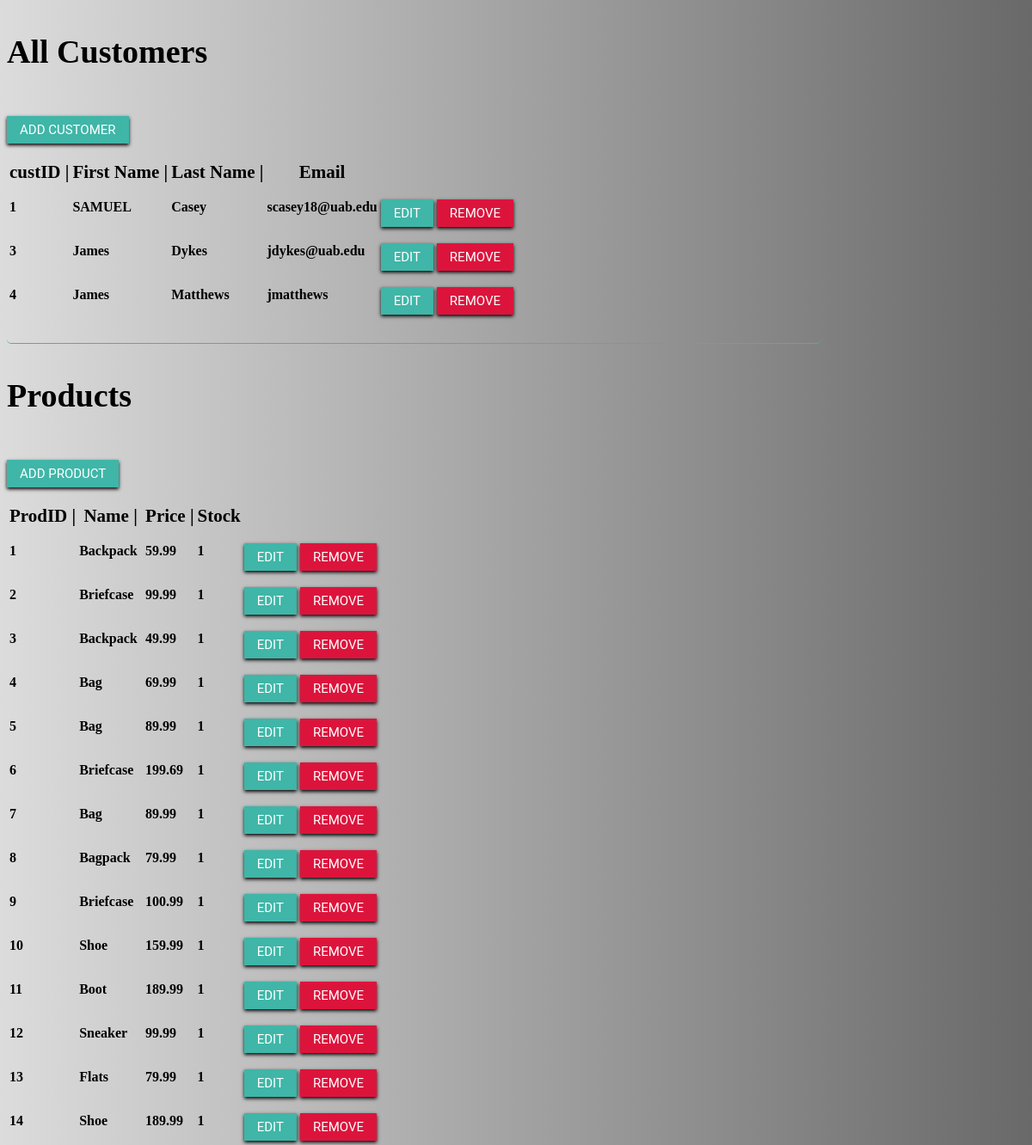
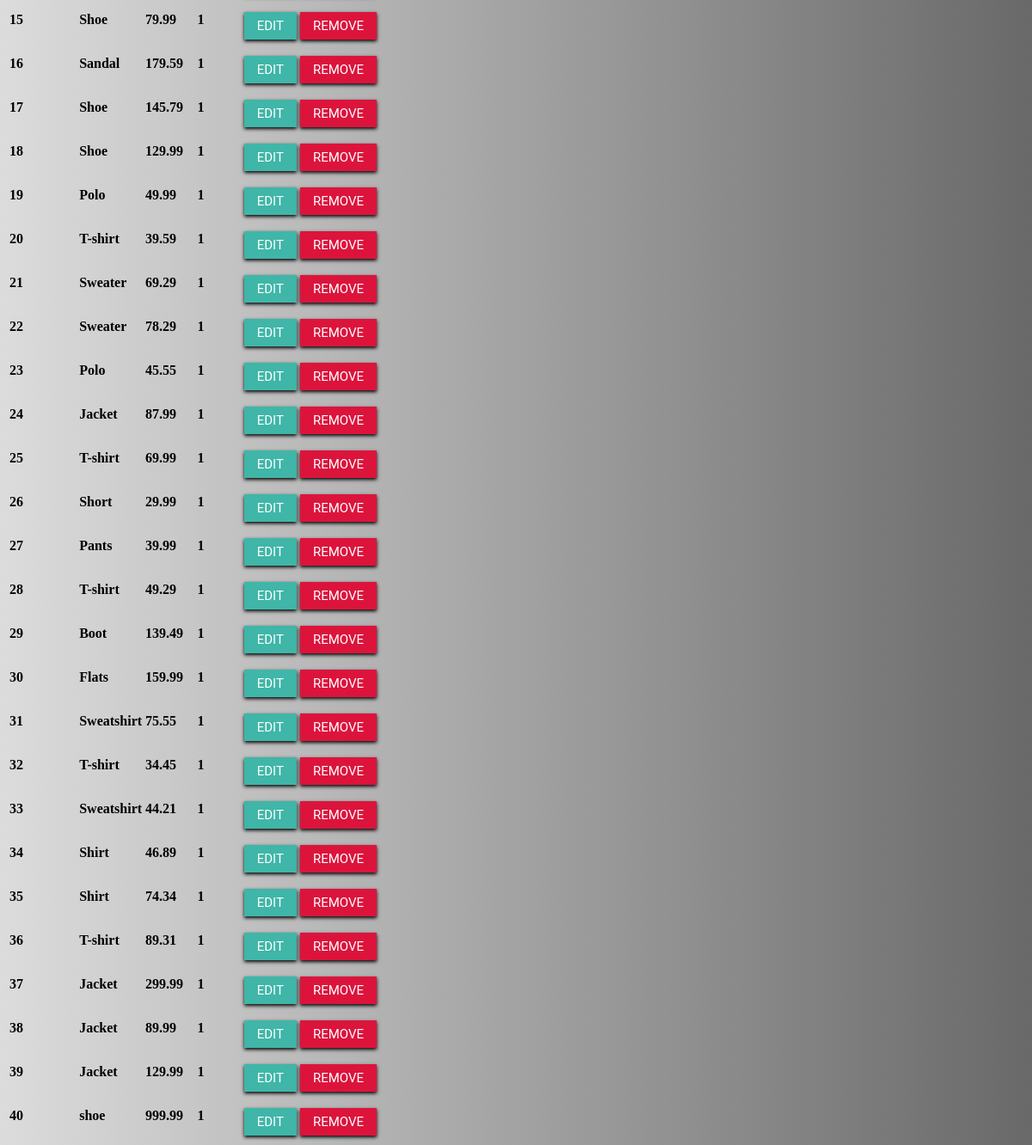
Before: /admin (signed in) with the older database file (2 pictures, top to bottom).
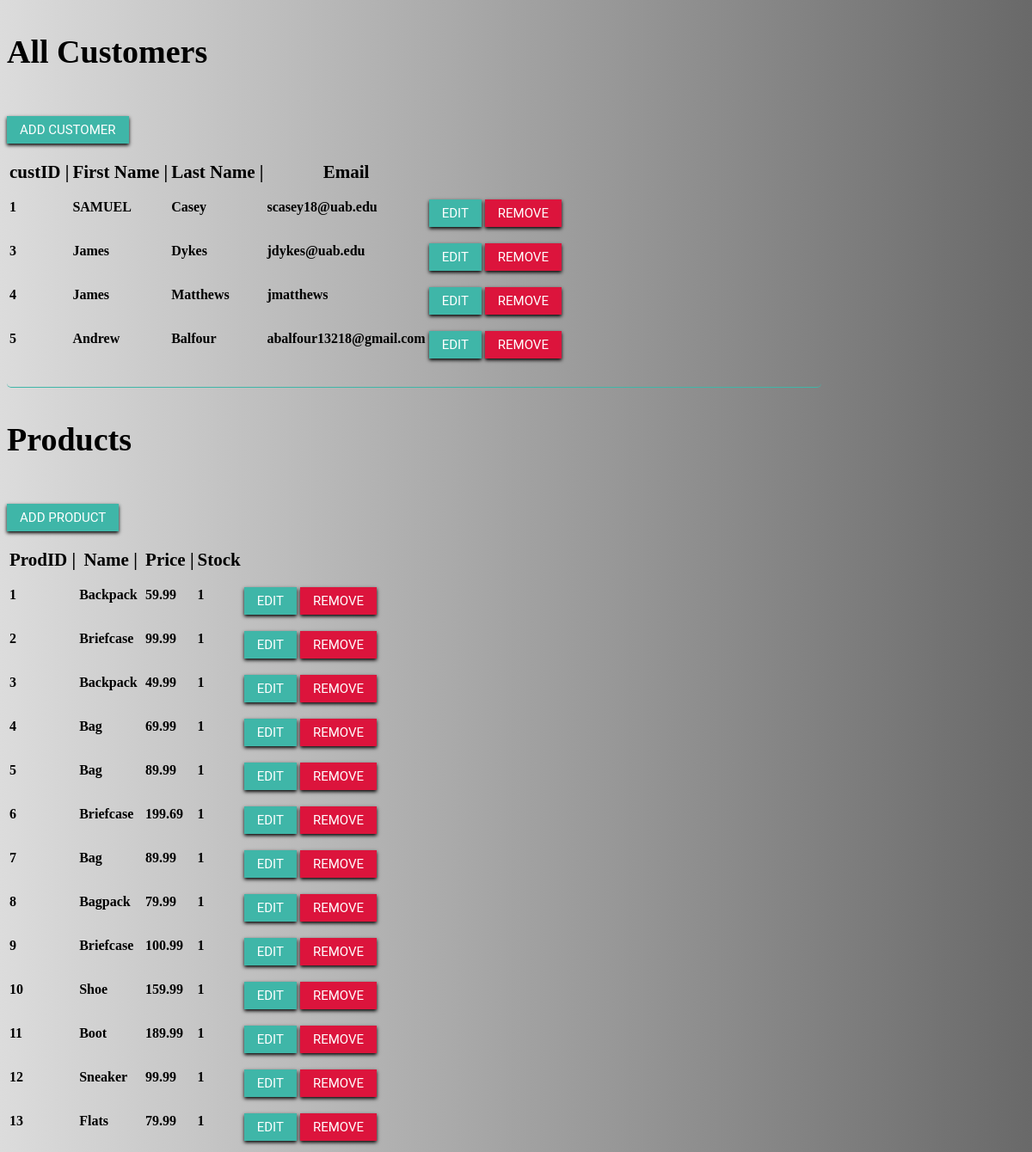
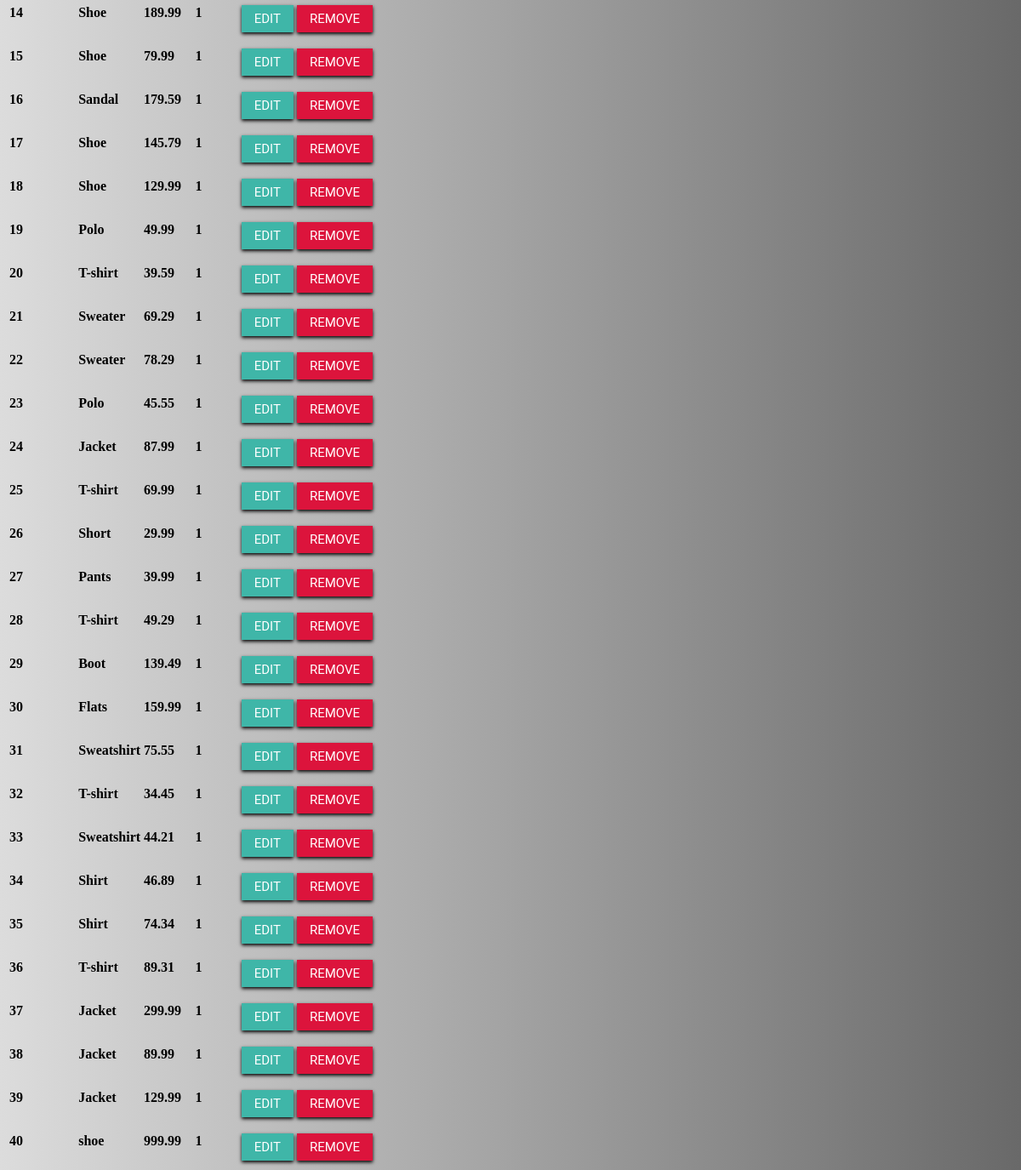
After: the same page with the newer database file (2 pictures, top to bottom).
### tables.py (models this page shows, shortened)
class User(UserMixin, db.Model):
	__tablename__ = 'Customers'
	custID = db.Column(db.Integer, primary_key=True)
	fName = db.Column(db.Text)
	lName = db.Column(db.Text)
	emailAdr = db.Column(db.Text, unique=True)
	password = db.Column(db.Text)
	defAdr=db.Column(db.Integer)
	admin=db.Column(db.Integer)

class Product(db.Model):
	prodID = db.Column(db.Integer, primary_key=True)
	name = db.Column(db.Text)
	price = db.Column(db.Numeric(scale=2))
	curinv = db.Column(db.Integer)
	rating = db.Column(db.Float)
	desc = db.Column(db.Text)

### server.py (the view, shortened to what this page needs)
@app.route('/admin', methods=['GET', 'POST'])
def admin():
	if current_user.is_authenticated:
		if current_user.admin == 1:
			return render_template("admin.html", customer=User.query.all(),products=Product.query.all())
		else:
			return "Account does not have access"
	return redirect(url_for('login'))

### server.py (called while the page is built)
@login.user_loader
def load_user(user_id):
    return User.query.get(user_id)

### templates/admin.html (shortened to what this page needs)
<!DOCTYPE html>
<html lang="en">
<head>
</head>
<body>
   <h3 class = "titlehead text-center">All Customers</h3>
   <b><div id="custForm">
      <button id="AddCustButton" class = "btn" onclick="showCustForm()">Add Customer</button>
     <br>
     <br>
   </div>
   <table>
      <thead>
         <tr class = "tablehead">
            <th>custID |</th>
            <th>First Name |</th>
			<th>Last Name |</th>
            <th>Email</th>
         </tr>
      </thead>
      <tbody>
         {% for cust in customer %}
         <tr>
		 <form action='{{ request.path }}' method='post'>
            <b><td id="id{{ cust.custID }}">{{ cust.custID }}</td>
            <td id="fName{{ cust.custID }}">{{ cust.fName }}</td>
			<td id="lName{{ cust.custID }}">{{ cust.lName }}</td>
            <td id="emailAdr{{ cust.custID }}">{{ cust.emailAdr }}</td>
			<td>
				<button class = "btn" id="eCust{{ cust.custID }}" type="button" onclick="editCust({{cust.custID}})">Edit</button>
			</td>
            <td>
				<input class = "btncan" id="rCust{{ cust.custID }}" type='submit' name="Customer" value='Remove'>
			</td>
			</form>
         </tr>
         {% endfor %}
      </tbody>
   </table>
   <p></p>
   <h3 class = "titlehead">Products</h3>
   <div id="prodForm">
      <button class = "btn" id="AddProdButton" onclick="showProdForm()">Add Product</button>
      <br>
      <br>
   </div>
   <table>
      <thead>
         <tr class = "tablehead">
            <th >ProdID |</th>
            <th>Name |</th>
            <th>Price |</th>
            <th>Stock</th>
         </tr>
      </thead>
      <tbody>
         {% for prod in products %}
		 <form action='{{ request.path }}' method='post'>
         <tr>
            <td id="Pid{{ prod.prodID }}">{{ prod.prodID }}</td>
            <td id="name{{ prod.prodID }}">{{ prod.name }}</td>
            <td id="price{{ prod.prodID }}">{{ prod.price }}</td>
            <td id="curinv{{ prod.prodID }}">{{ prod.curinv }}</td>
			<td>
				<button class = "btn" id="eProd{{ prod.prodID }}" type="button" onclick="editProd({{ prod.prodID }})">Edit</button>
			</td>
            <td>
				<input class = "btncan" id="rProd{{ prod.prodID }}" type='submit' name="Product" value='Remove'>
			</td>
			</form>
         {% endfor %}
      </tbody>
   </table>
</body>
</html>

### templates/admin.html (style rules this page uses)
body { background: linear-gradient(to right, #DCDCDC, #696969); overflow-x: hidden; }
.input, p { border: 0; border-bottom: 1px solid #3fb6a8; width: 80%; font-family: 'montserrat', sans-serif; font-size: 1em; padding: 7px 0; color: #070707; outline: none; border-radius: 5px; }
.btn { font-family: "roboto", sans-serif; text-transform: uppercase; font-size: 15px; border: 0; color: #fff; background: #3fb6a8; padding: 7px 15px; box-shadow: 0px 2px 4px 0px rgba(0, 0, 0, 2); cursor: pointer; margin-top: 15px; }
.btncan { font-family: "roboto", sans-serif; text-transform: uppercase; font-size: 15px; border: 0; color: white; background: #DC143C; padding: 7px 15px; box-shadow: 0px 2px 4px 0px rgba(0, 0, 0, 2); cursor: pointer; margin-top: 15px; }
.titlehead { color: black; font-size: 38px; }
.tablehead { color: black; font-size: 21px; }

Changed rows visible on the page:
added User: custID "5", fName "Andrew", lName "Balfour", emailAdr "abalfour13218@gmail.com"
